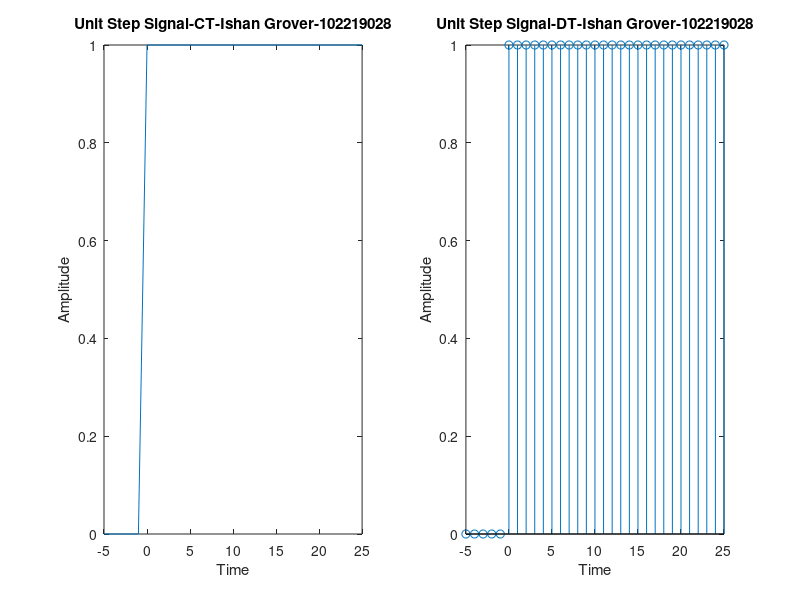

Write MATLAB code to recreate this figure.
%Exp1
%Unit Step Function
clc;
close all;
t2=-5:1:25;
n2=-5:1:25;
x2=[zeros(1,5),ones(1,26)];
subplot(1,2,1);
plot(t2,x2);
xlabel('Time');
ylabel('Amplitude');
title('Unit Step Signal-CT-Ishan Grover-102219028');
subplot(1,2,2);
stem(n2,x2);
xlabel('Time');
ylabel('Amplitude');
title('Unit Step Signal-DT-Ishan Grover-102219028');